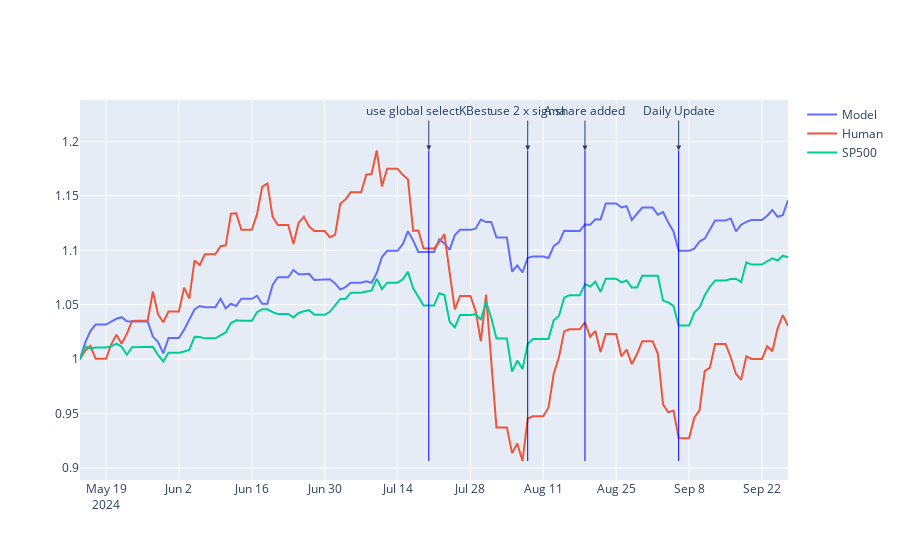

Notebook cell for this chart:
### Code cell
# use plotly to plot the curve of the three assets
import plotly.graph_objects as go

fig = go.Figure()
date_list = log_return.index.tolist()
date_list.insert(0, pd.Timestamp('2024-05-14'))

fig.add_trace(go.Scatter(x=date_list, y=cur_asset_model_hist, mode='lines', name='Model'))
fig.add_trace(go.Scatter(x=date_list, y=cur_asset_human_hist, mode='lines', name='Human'))
fig.add_trace(go.Scatter(x=date_list, y=cur_asset_sp500_hist, mode='lines', name='SP500'))

add_vertical_line(fig, '2024-07-20', 'use global selectKBest', cur_asset_model_hist, cur_asset_human_hist, cur_asset_sp500_hist)
add_vertical_line(fig, '2024-08-08', 'use 2 x sigma', cur_asset_model_hist, cur_asset_human_hist, cur_asset_sp500_hist)
add_vertical_line(fig, '2024-08-19', 'A share added', cur_asset_model_hist, cur_asset_human_hist, cur_asset_sp500_hist)
add_vertical_line(fig, '2024-09-06', 'Daily Update', cur_asset_model_hist, cur_asset_human_hist, cur_asset_sp500_hist)
fig.show()

### Figure 1 — Plotly figure (JSON) as saved in the notebook; plotly's stock layout.template omitted (floating-point values rounded to 4 significant figures; data arrays with more than 128 entries replaced by an {"elided": "..."} marker saying what was removed)
{"data": [{"mode": "lines", "name": "Model", "type": "scatter", "x": {"elided": "137 str values"}, "y": {"elided": "137 float values"}}, {"mode": "lines", "name": "Human", "type": "scatter", "x": {"elided": "137 str values"}, "y": {"elided": "137 float values"}}, {"mode": "lines", "name": "SP500", "type": "scatter", "x": {"elided": "137 str values"}, "y": {"elided": "137 float values"}}], "layout": {"annotations": [{"arrowhead": 2, "ax": 0, "ay": -40, "showarrow": true, "text": "use global selectKBest", "x": "2024-07-20", "y": 1.192}, {"arrowhead": 2, "ax": 0, "ay": -40, "showarrow": true, "text": "use 2 x sigma", "x": "2024-08-08", "y": 1.192}, {"arrowhead": 2, "ax": 0, "ay": -40, "showarrow": true, "text": "A share added", "x": "2024-08-19", "y": 1.192}, {"arrowhead": 2, "ax": 0, "ay": -40, "showarrow": true, "text": "Daily Update", "x": "2024-09-06", "y": 1.192}], "shapes": [{"line": {"color": "blue", "width": 1}, "type": "line", "x0": "2024-07-20", "x1": "2024-07-20", "y0": 0.9065, "y1": 1.192}, {"line": {"color": "blue", "width": 1}, "type": "line", "x0": "2024-08-08", "x1": "2024-08-08", "y0": 0.9065, "y1": 1.192}, {"line": {"color": "blue", "width": 1}, "type": "line", "x0": "2024-08-19", "x1": "2024-08-19", "y0": 0.9065, "y1": 1.192}, {"line": {"color": "blue", "width": 1}, "type": "line", "x0": "2024-09-06", "x1": "2024-09-06", "y0": 0.9065, "y1": 1.192}]}}
